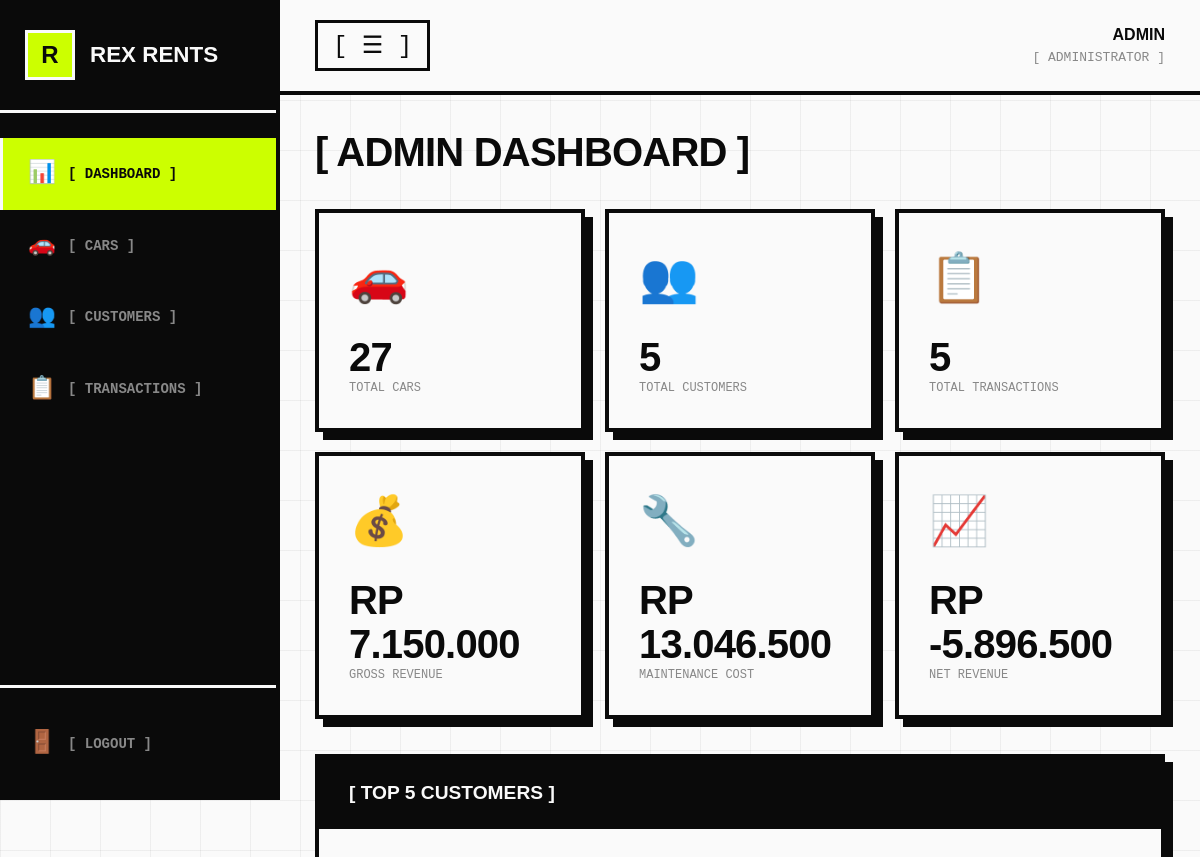
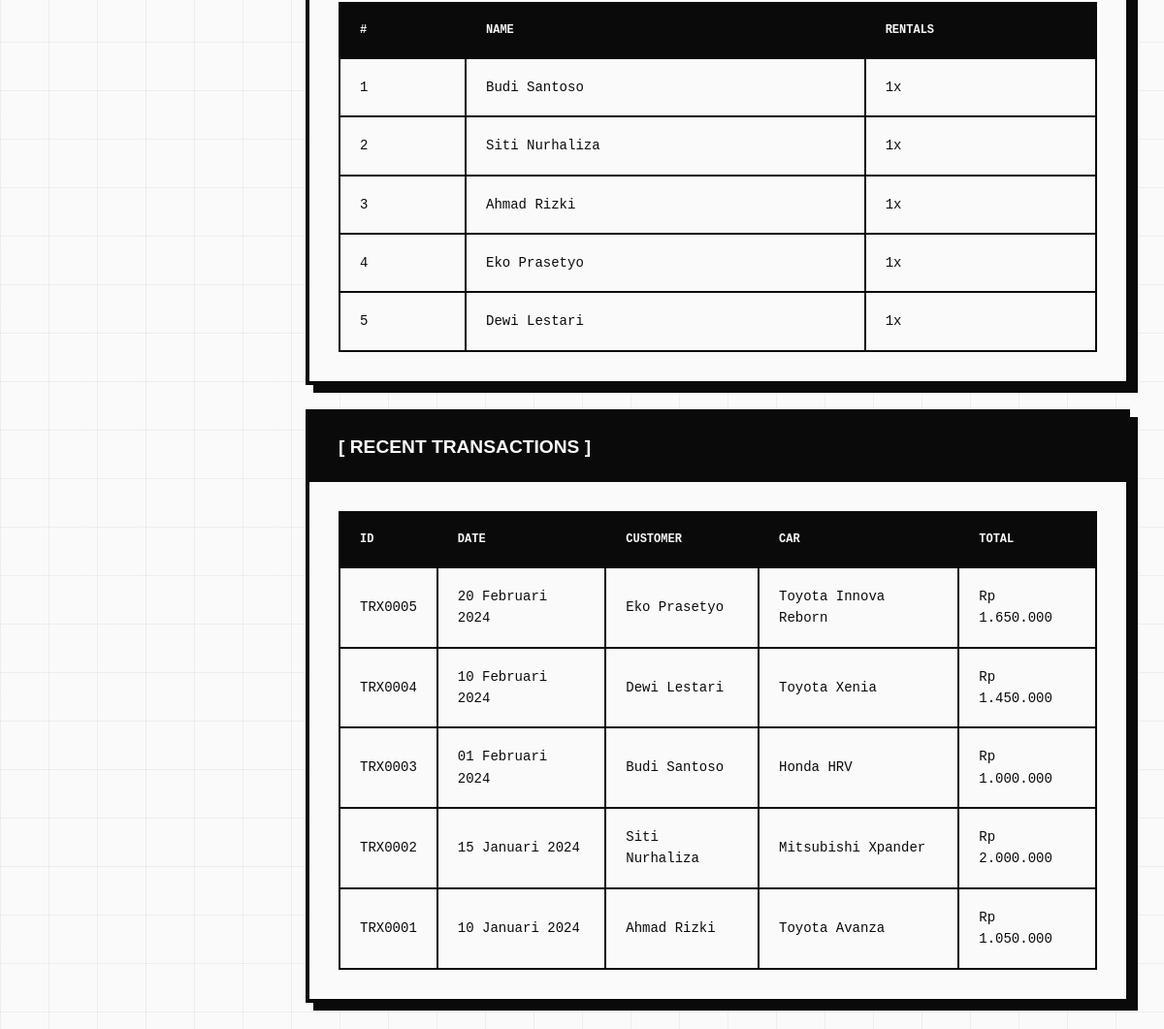
Screenshot of /admin/dashboard.php (signed in) with the database file from the repository (2 pictures, top to bottom).
### tables this page shows
CREATE TABLE tb_transaksi (
    id_transaksi VARCHAR(10) PRIMARY KEY,
    tanggal DATE NOT NULL,
    id_pelanggan VARCHAR(10) NOT NULL,
    id_mobil VARCHAR(10) NOT NULL,
    durasi INT NOT NULL,
    denda DECIMAL(15,2) DEFAULT 0,
    total_harga DECIMAL(15,2) NOT NULL,
    tanggal_kembali DATE DEFAULT NULL,
    status_kembali BOOLEAN DEFAULT FALSE,
    created_at TIMESTAMP DEFAULT CURRENT_TIMESTAMP,
    FOREIGN KEY (id_pelanggan) REFERENCES tb_pelanggan(id_pelanggan) ON DELETE CASCADE ON UPDATE CASCADE,
    FOREIGN KEY (id_mobil) REFERENCES tb_mobil(id_mobil) ON DELETE CASCADE ON UPDATE CASCADE
);

CREATE TABLE tb_pelanggan (
    id_pelanggan VARCHAR(10) PRIMARY KEY,
    nama VARCHAR(100) NOT NULL,
    noHP VARCHAR(20) NOT NULL,
    noKTP VARCHAR(20) NOT NULL,
    alamat TEXT NOT NULL,
    gender ENUM('L', 'P') NOT NULL,
    created_at TIMESTAMP DEFAULT CURRENT_TIMESTAMP
);

CREATE TABLE tb_mobil (
    id_mobil VARCHAR(10) PRIMARY KEY,
    model VARCHAR(100) NOT NULL,
    merk VARCHAR(100) NOT NULL,
    hargasewa DECIMAL(15,2) NOT NULL,
    status BOOLEAN DEFAULT TRUE,
    foto VARCHAR(255) DEFAULT '',
    biaya_maintenance DECIMAL(15,2) DEFAULT 0,
    created_at TIMESTAMP DEFAULT CURRENT_TIMESTAMP
);

### config.php (called while the page is built, shortened)
<?php
function formatRupiah($number) {
    return "Rp " . number_format($number, 0, ',', '.');
}
function formatDateIndo($date) {
    $months = [
        '01' => 'Januari', '02' => 'Februari', '03' => 'Maret',
        '04' => 'April', '05' => 'Mei', '06' => 'Juni',
        '07' => 'Juli', '08' => 'Agustus', '09' => 'September',
        '10' => 'Oktober', '11' => 'November', '12' => 'Desember'
    ];
    $d = substr($date, 8, 2);
    $m = $months[substr($date, 5, 2)];
    $y = substr($date, 0, 4);
    return "$d $m $y";
}
?>

### admin/dashboard.php (the view, shortened to what this page needs)
<?php
require_once '../config.php';
$conn = connectDB();
$totalMobil = $conn->query("SELECT COUNT(*) as total FROM tb_mobil")->fetch_assoc()['total'];
$totalPelanggan = $conn->query("SELECT COUNT(*) as total FROM tb_pelanggan")->fetch_assoc()['total'];
$totalTransaksi = $conn->query("SELECT COUNT(*) as total FROM tb_transaksi")->fetch_assoc()['total'];
$brutoData = $conn->query("SELECT SUM(total_harga) as total FROM tb_transaksi")->fetch_assoc();
$bruto = $brutoData['total'] ?? 0;
$maintenanceData = $conn->query("SELECT SUM(biaya_maintenance) as total FROM tb_mobil")->fetch_assoc();
$maintenance = $maintenanceData['total'] ?? 0;
$netto = $bruto - $maintenance;
$topPelanggan = $conn->query("
    SELECT p.nama, COUNT(t.id_transaksi) as jumlah_sewa
    FROM tb_transaksi t
    JOIN tb_pelanggan p ON t.id_pelanggan = p.id_pelanggan
    GROUP BY p.id_pelanggan, p.nama
    ORDER BY jumlah_sewa DESC
    LIMIT 5
");
$recentTransaksi = $conn->query("
    SELECT t.*, p.nama as nama_pelanggan, m.merk, m.model
    FROM tb_transaksi t
    JOIN tb_pelanggan p ON t.id_pelanggan = p.id_pelanggan
    JOIN tb_mobil m ON t.id_mobil = m.id_mobil
    ORDER BY t.tanggal DESC
    LIMIT 5
");
?>
<!DOCTYPE html>
<html lang="en">
<head>
    <link rel="stylesheet" href="../assets/css/style.css">
</head>
<body class="dashboard-page">
    <?php include 'includes/sidebar.php'; ?>
    <div class="main-content">
        <?php include 'includes/header.php'; ?>
        <div class="content-wrapper">
            <h1 class="page-title">[ ADMIN DASHBOARD ]</h1>
            <div class="stats-grid">
                <div class="stat-card">
                    <div class="stat-icon">🚗</div>
                    <div class="stat-info">
                        <h3><?php echo $totalMobil; ?></h3>
                        <p>TOTAL CARS</p>
                    </div>
                </div>
                <div class="stat-card">
                    <div class="stat-icon">👥</div>
                    <div class="stat-info">
                        <h3><?php echo $totalPelanggan; ?></h3>
                        <p>TOTAL CUSTOMERS</p>
                    </div>
                </div>
                <div class="stat-card">
                    <div class="stat-icon">📋</div>
                    <div class="stat-info">
                        <h3><?php echo $totalTransaksi; ?></h3>
                        <p>TOTAL TRANSACTIONS</p>
                    </div>
                </div>
                <div class="stat-card">
                    <div class="stat-icon">💰</div>
                    <div class="stat-info">
                        <h3><?php echo formatRupiah($bruto); ?></h3>
                        <p>GROSS REVENUE</p>
                    </div>
                </div>
                <div class="stat-card">
                    <div class="stat-icon">🔧</div>
                    <div class="stat-info">
                        <h3><?php echo formatRupiah($maintenance); ?></h3>
                        <p>MAINTENANCE COST</p>
                    </div>
                </div>
                <div class="stat-card">
                    <div class="stat-icon">📈</div>
                    <div class="stat-info">
                        <h3><?php echo formatRupiah($netto); ?></h3>
                        <p>NET REVENUE</p>
                    </div>
                </div>
            </div>
            <div class="dashboard-grid">
                <div class="card">
                    <div class="card-header">[ TOP 5 CUSTOMERS ]</div>
                    <div class="card-body">
                        <table class="data-table">
                            <thead>
                                <tr>
                                    <th>#</th>
                                    <th>NAME</th>
                                    <th>RENTALS</th>
                                </tr>
                            </thead>
                            <tbody>
                                <?php
                                $no = 1;
                                while ($row = $topPelanggan->fetch_assoc()):
                                ?>
                                <tr>
                                    <td><?php echo $no++; ?></td>
                                    <td><?php echo htmlspecialchars($row['nama']); ?></td>
                                    <td><?php echo $row['jumlah_sewa']; ?>x</td>
                                </tr>
                                <?php endwhile; ?>
                            </tbody>
                        </table>
                    </div>
                </div>
                <div class="card">
                    <div class="card-header">[ RECENT TRANSACTIONS ]</div>
                    <div class="card-body">
                        <table class="data-table">
                            <thead>
                                <tr>
                                    <th>ID</th>
                                    <th>DATE</th>
                                    <th>CUSTOMER</th>
                                    <th>CAR</th>
                                    <th>TOTAL</th>
                                </tr>
                            </thead>
                            <tbody>
                                <?php
                                while ($row = $recentTransaksi->fetch_assoc()):
                                ?>
                                <tr>
                                    <td><?php echo htmlspecialchars($row['id_transaksi']); ?></td>
                                    <td><?php echo formatDateIndo($row['tanggal']); ?></td>
                                    <td><?php echo htmlspecialchars($row['nama_pelanggan']); ?></td>
                                    <td><?php echo htmlspecialchars($row['merk'] . ' ' . $row['model']); ?></td>
                                    <td><?php echo formatRupiah($row['total_harga']); ?></td>
                                </tr>
                                <?php endwhile; ?>
                            </tbody>
                        </table>
                    </div>
                </div>
            </div>
        </div>
    </div>
</body>
</html>

### admin/includes/sidebar.php
<aside class="sidebar">
    <div class="sidebar-header">
        <div class="logo-container">
            <div class="logo-icon">R</div>
            <span class="logo-text">REX RENTS</span>
        </div>
    </div>
    <nav class="sidebar-nav">
        <a href="dashboard.php" class="nav-item <?php echo basename($_SERVER['PHP_SELF']) === 'dashboard.php' ? 'active' : ''; ?>">
            <span class="nav-icon">📊</span>
            <span>[ DASHBOARD ]</span>
        </a>
        <a href="cars.php" class="nav-item <?php echo basename($_SERVER['PHP_SELF']) === 'cars.php' ? 'active' : ''; ?>">
            <span class="nav-icon">🚗</span>
            <span>[ CARS ]</span>
        </a>
        <a href="customers.php" class="nav-item <?php echo basename($_SERVER['PHP_SELF']) === 'customers.php' ? 'active' : ''; ?>">
            <span class="nav-icon">👥</span>
            <span>[ CUSTOMERS ]</span>
        </a>
        <a href="transactions.php" class="nav-item <?php echo basename($_SERVER['PHP_SELF']) === 'transactions.php' ? 'active' : ''; ?>">
            <span class="nav-icon">📋</span>
            <span>[ TRANSACTIONS ]</span>
        </a>
    </nav>
    <div class="sidebar-footer">
        <a href="../logout.php" class="nav-item logout">
            <span class="nav-icon">🚪</span>
            <span>[ LOGOUT ]</span>
        </a>
    </div>
</aside>

### admin/includes/header.php (shortened to what this page needs)
<header class="header">
    <div class="header-content">
        <div class="header-left">
            <button class="menu-toggle" onclick="toggleSidebar()">[ ☰ ]</button>
        </div>
        <div class="header-right">
            <div class="user-info">
                <span class="user-name"><?php echo htmlspecialchars($_SESSION['username']); ?></span>
                <span class="user-role">[ ADMINISTRATOR ]</span>
            </div>
        </div>
    </div>
</header>

### rows the page displays
tb_transaksi: id_transaksi "TRX0005", tanggal "20 Februari 2024", id_pelanggan.nama "Eko Prasetyo", id_mobil.model "Toyota Innova Reborn", total_harga "Rp 1.650.000"
tb_transaksi: id_transaksi "TRX0004", tanggal "10 Februari 2024", id_pelanggan.nama "Dewi Lestari", id_mobil.model "Toyota Xenia", total_harga "Rp 1.450.000"
tb_transaksi: id_transaksi "TRX0003", tanggal "01 Februari 2024", id_pelanggan.nama "Budi Santoso", id_mobil.model "Honda HRV", total_harga "Rp 1.000.000"
tb_transaksi: id_transaksi "TRX0002", tanggal "15 Januari 2024", id_pelanggan.nama "Siti Nurhaliza", id_mobil.model "Mitsubishi Xpander", total_harga "Rp 2.000.000"
tb_transaksi: id_transaksi "TRX0001", tanggal "10 Januari 2024", id_pelanggan.nama "Ahmad Rizki", id_mobil.model "Toyota Avanza", total_harga "Rp 1.050.000"

### other values shown
$_SESSION['username'] "ADMIN"
$totalMobil "27"
$totalPelanggan "5"
$totalTransaksi "5"
formatRupiah($bruto) "RP 7.150.000"
formatRupiah($maintenance) "RP 13.046.500"
formatRupiah($netto) "RP -5.896.500"
$row['nama'] "Budi Santoso"
$row['jumlah_sewa'] "1"
$row['nama'] "Siti Nurhaliza"
$row['nama'] "Ahmad Rizki"
$row['nama'] "Eko Prasetyo"
$row['nama'] "Dewi Lestari"
